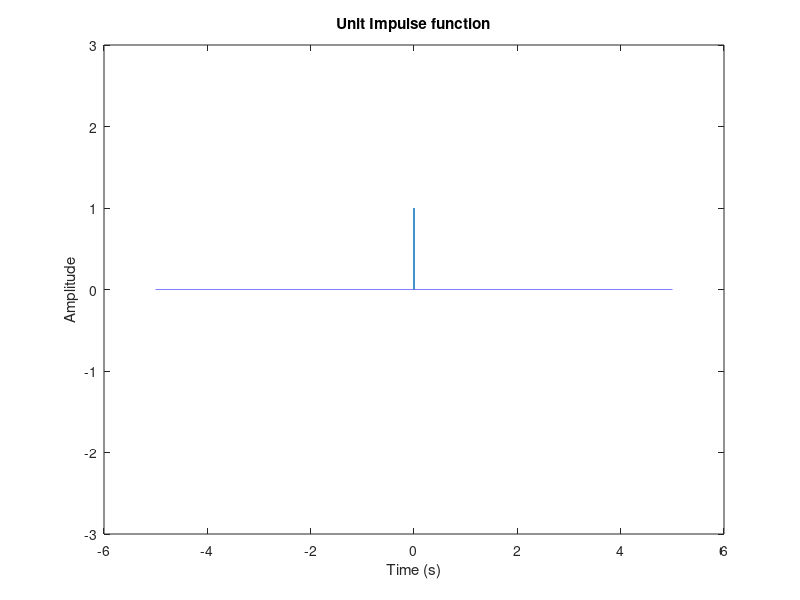

Recreate this plot in MATLAB.
t=-5:0.0001:5;
deltafn = t==0;

plot(t,deltafn);
xlim([-6,6]);
ylim([-3,3]);
xlabel("Time (s)");
ylabel("Amplitude");
title("Unit Impulse function");
grid off;
